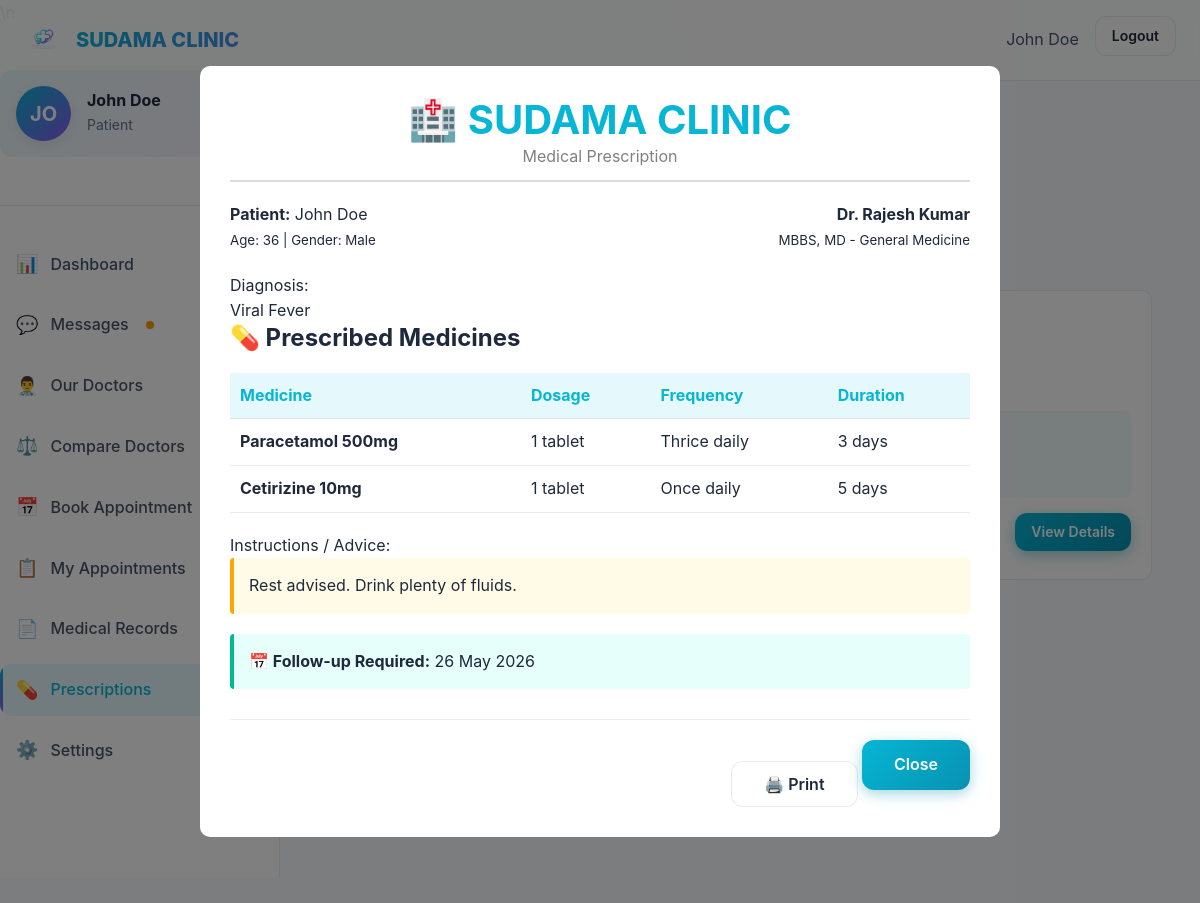
The app's page /view-prescription.php?id=1 (signed in) with its own data.
### tables this page shows
CREATE TABLE IF NOT EXISTS prescriptions (
    id INT AUTO_INCREMENT PRIMARY KEY,
    appointment_id INT,
    patient_id INT NOT NULL,
    doctor_id INT NOT NULL,
    diagnosis TEXT,
    medicines JSON,
    instructions TEXT,
    follow_up_date DATE,
    notes TEXT,
    created_at TIMESTAMP DEFAULT CURRENT_TIMESTAMP,
    updated_at TIMESTAMP DEFAULT CURRENT_TIMESTAMP ON UPDATE CURRENT_TIMESTAMP,
    FOREIGN KEY (appointment_id) REFERENCES appointments(id) ON DELETE SET NULL,
    FOREIGN KEY (patient_id) REFERENCES patients(id) ON DELETE CASCADE,
    FOREIGN KEY (doctor_id) REFERENCES doctors(id) ON DELETE CASCADE,
    INDEX idx_patient (patient_id),
    INDEX idx_doctor (doctor_id)
);

CREATE TABLE IF NOT EXISTS patients (
    id INT AUTO_INCREMENT PRIMARY KEY,
    user_id INT NOT NULL,
    first_name VARCHAR(100) NOT NULL,
    last_name VARCHAR(100) NOT NULL,
    phone VARCHAR(20) NOT NULL,
    date_of_birth DATE NOT NULL,
    gender ENUM('male', 'female', 'other', 'prefer-not-to-say') NOT NULL,
    address TEXT,
    city VARCHAR(100),
    state VARCHAR(100),
    pincode VARCHAR(10),
    blood_group VARCHAR(5),
    emergency_contact VARCHAR(20),
    medical_history TEXT,
    allergies TEXT,
    profile_image VARCHAR(255),
    created_at TIMESTAMP DEFAULT CURRENT_TIMESTAMP,
    updated_at TIMESTAMP DEFAULT CURRENT_TIMESTAMP ON UPDATE CURRENT_TIMESTAMP,
    FOREIGN KEY (user_id) REFERENCES users(id) ON DELETE CASCADE,
    INDEX idx_user_id (user_id),
    INDEX idx_phone (phone)
);

CREATE TABLE IF NOT EXISTS doctors (
    id INT AUTO_INCREMENT PRIMARY KEY,
    user_id INT NOT NULL,
    name VARCHAR(200) NOT NULL,
    phone VARCHAR(20) NOT NULL,
    specialization_id INT,
    qualification VARCHAR(255),
    experience_years INT DEFAULT 0,
    bio TEXT,
    consultation_charge DECIMAL(10,2) DEFAULT 0.00,
    new_case_charge DECIMAL(10,2) DEFAULT 0.00,
    old_case_charge DECIMAL(10,2) DEFAULT 0.00,
    profile_image VARCHAR(255),
    available_days VARCHAR(100) DEFAULT 'Mon,Tue,Wed,Thu,Fri,Sat',
    slot_duration INT DEFAULT 30,
    created_at TIMESTAMP DEFAULT CURRENT_TIMESTAMP,
    updated_at TIMESTAMP DEFAULT CURRENT_TIMESTAMP ON UPDATE CURRENT_TIMESTAMP,
    FOREIGN KEY (user_id) REFERENCES users(id) ON DELETE CASCADE,
    FOREIGN KEY (specialization_id) REFERENCES specializations(id) ON DELETE SET NULL,
    INDEX idx_user_id (user_id),
    INDEX idx_specialization (specialization_id)
);

CREATE TABLE IF NOT EXISTS specializations (
    id INT AUTO_INCREMENT PRIMARY KEY,
    name VARCHAR(100) NOT NULL UNIQUE,
    description TEXT,
    icon VARCHAR(50),
    status ENUM('active', 'inactive') DEFAULT 'active',
    created_at TIMESTAMP DEFAULT CURRENT_TIMESTAMP
);

### view-prescription.php (the view, shortened to what this page needs)
<?php
$db = get_db_connection();
$viewId = isset($_GET['id']) ? (int)$_GET['id'] : null;
$currentPrescription = null;
$patientId = null;
if ($_SESSION['role'] === 'patient') {
    $patientId = $_SESSION['patient_id'];
}
if ($viewId) {
    if ($_SESSION['role'] === 'patient') {
        $stmt = $db->prepare("SELECT p.*, d.name as doctor_name, d.qualification, s.name as specialization,
                              u.email as doctor_email
                              FROM prescriptions p
                              JOIN doctors d ON p.doctor_id = d.id
                              JOIN users u ON d.user_id = u.id
                              LEFT JOIN specializations s ON d.specialization_id = s.id
                              WHERE p.id = ? AND p.patient_id = ?");
        $stmt->execute([$viewId, $patientId]);
    }
    $currentPrescription = $stmt->fetch();
}
if ($currentPrescription) {
    $stmt = $db->prepare("SELECT * FROM patients WHERE id = ?");
    $stmt->execute([$currentPrescription['patient_id']]);
    $patientInfo = $stmt->fetch();
}
$filter = isset($_GET['filter']) ? $_GET['filter'] : 'all';
$sql = "SELECT p.*, d.name as doctor_name, s.name as specialization
        FROM prescriptions p
        JOIN doctors d ON p.doctor_id = d.id
        LEFT JOIN specializations s ON d.specialization_id = s.id
        WHERE p.patient_id = :pid";
$params = [':pid' => $patientId];
$sql .= " ORDER BY p.created_at DESC";
$stmt = $db->prepare($sql);
$stmt->execute($params);
$prescriptions = $stmt->fetchAll();
function getAge($dob) {
    $dob = new DateTime($dob);
    $now = new DateTime();
    return $now->diff($dob)->y;
}
?>
<!DOCTYPE html>
<html lang="en">
<head>
    <link rel="stylesheet" href="css/styles.css">
    <link rel="stylesheet" href="css/dashboard.css">
    <link rel="stylesheet" href="css/components.css">
\n</head>
<body>
    <nav class="navbar">
        <div class="container-fluid navbar-container">
            <a href="patient-dashboard.php" class="navbar-brand">
                <img src="images/logo.png" alt="SUDAMA CLINIC">
                <span class="text-gradient">SUDAMA CLINIC</span>
            </a>
           <ul class="navbar-nav">
                <li><span style="color: var(--color-text-secondary);"><?php echo htmlspecialchars($_SESSION['name']); ?></span></li>
                <li><a href="logout.php" class="btn btn-ghost btn-sm">Logout</a></li>
            </ul>
        </div>
    </nav>
    <div class="dashboard-layout">
        <?php include 'includes/patient_sidebar.php'; ?>
        <main class="dashboard-main">
            <div class="page-header">
                <h1>My <span class="text-gradient">Prescriptions</span></h1>
            </div>
            <div class="prescriptions-filter">
                <a href="?filter=all" class="btn btn-sm <?php echo $filter === 'all' ? 'btn-primary' : 'btn-ghost'; ?>">All Prescriptions</a>
                <a href="?filter=recent" class="btn btn-sm <?php echo $filter === 'recent' ? 'btn-primary' : 'btn-ghost'; ?>">Last 30 Days</a>
                <a href="?filter=followup" class="btn btn-sm <?php echo $filter === 'followup' ? 'btn-primary' : 'btn-ghost'; ?>">With Follow-up</a>
            </div>
            <div id="prescriptionsList">
                <?php if (empty($prescriptions)): ?>
                    <div class="empty-prescriptions">
                        <div style="font-size: 3rem; opacity: 0.5;">💊</div>
                        <h3>No prescriptions found</h3>
                        <p>Your prescriptions will appear here after your appointments.</p>
                    </div>
                <?php else: ?>
                    <?php foreach ($prescriptions as $rx): ?>
                        <?php
                            $meds = json_decode($rx['medicines'], true) ?? [];
                        ?>
                        <div class="prescription-card">
                            <div class="prescription-header">
                                <div>
                                    <h3 style="margin: 0; color: var(--primary-start);"><?php echo htmlspecialchars($rx['diagnosis'] ?? 'General Checkup'); ?></h3>
                                    <div style="color: grey; font-size: 0.9rem;">
                                        👨‍⚕️ <?php echo htmlspecialchars($rx['doctor_name']); ?> • <?php echo htmlspecialchars($rx['specialization']); ?> <br>
                                    </div>
                                </div>
                            </div>
                            <div class="prescription-summary">
                                <strong>💊 Medicines:</strong>
                                <div class="medicines-preview">
                                    <?php foreach (array_slice($meds, 0, 3) as $m): ?>
                                        <span class="medicine-tag"><?php echo htmlspecialchars($m['name']); ?></span>
                                    <?php endforeach; ?>
                                </div>
                            </div>
                            <div style="text-align: right;">
                                <a href="?id=<?php echo $rx['id']; ?>&filter=<?php echo $filter; ?>" class="btn btn-primary btn-sm">View Details</a>
                            </div>
                        </div>
                    <?php endforeach; ?>
                <?php endif; ?>
            </div>
        </main>
    </div>
    <?php if ($viewId && $currentPrescription): ?>
    <div class="prescription-modal-overlay active" id="detailModal">
        <div class="prescription-modal-content">
            <div class="screen-only" style="text-align: center; border-bottom: 2px solid #ddd; padding-bottom: 10px; margin-bottom: 20px;">
                <h2 style="margin:0; color: var(--primary-start);">🏥 SUDAMA CLINIC</h2>
                <p style="margin:0; color: grey;">Medical Prescription</p>
            </div>
            <div class="screen-only" style="display: flex; justify-content: space-between; margin-bottom: 20px;">
                <div>
                    <strong>Patient:</strong> <?php echo htmlspecialchars($patientInfo['first_name'] . ' ' . $patientInfo['last_name']); ?><br>
                    <small>Age: <?php echo getAge($patientInfo['date_of_birth']); ?> | Gender: <?php echo ucfirst($patientInfo['gender']); ?></small>
                </div>
                <div style="text-align: right;">
                    <strong><?php echo htmlspecialchars($currentPrescription['doctor_name']); ?></strong><br>
                    <small><?php echo htmlspecialchars($currentPrescription['qualification']) . ' - ' . htmlspecialchars($currentPrescription['specialization']); ?></small>
                </div>
            </div>
            <div class="print-section">
                <span class="print-section-title">Diagnosis:</span>
                <div class="print-box">
                    <?php echo htmlspecialchars($currentPrescription['diagnosis']); ?>
                </div>
            </div>
            <div class="print-section">
                <span class="screen-only"><h4>💊 Prescribed Medicines</h4></span>
                <table class="medicines-table">
                    <thead>
                        <tr>
                            <th>Medicine</th>
                            <th>Dosage</th>
                            <th>Frequency</th>
                            <th>Duration</th>
                        </tr>
                    </thead>
                    <tbody>
                        <?php
                            $meds = json_decode($currentPrescription['medicines'], true) ?? [];
                            foreach ($meds as $m):
                        ?>
                            <tr>
                                <td><strong><?php echo htmlspecialchars($m['name']); ?></strong></td>
                                <td><?php echo htmlspecialchars($m['dosage']); ?></td>
                                <td><?php echo htmlspecialchars($m['frequency']); ?></td>
                                <td><?php echo htmlspecialchars($m['duration']); ?></td>
                            </tr>
                        <?php endforeach; ?>
                    </tbody>
                </table>
            </div>
            <?php if ($currentPrescription['instructions']): ?>
                <div class="print-section">
                     <span class="print-section-title">Instructions / Advice:</span>
                    <div style="padding: 15px; background: #fffbe6; border-left: 4px solid orange; border-radius: 4px;" class="print-box">
                        <?php echo nl2br(htmlspecialchars($currentPrescription['instructions'])); ?>
                    </div>
                </div>
            <?php endif; ?>
            <?php if ($currentPrescription['follow_up_date']): ?>
                <div class="print-section" style="margin-top: 20px;">
                    <div style="padding: 15px; background: #e6fffa; border-left: 4px solid #00b894; border-radius: 4px;" class="print-box">
                        <strong>📅 Follow-up Required:</strong> <?php echo date('d M Y', strtotime($currentPrescription['follow_up_date'])); ?>
                    </div>
                </div>
            <?php endif; ?>
            <div class="modal-actions" style="margin-top: 30px; text-align: right; border-top: 1px solid #eee; padding-top: 20px;">
                <button class="btn btn-ghost" onclick="window.print()">🖨️ Print</button>
                <a href="view-prescription.php?filter=<?php echo $filter; ?>" class="btn btn-primary">Close</a>
            </div>
        </div>
    </div>
    <?php endif; ?>
</body>
</html>

### css/dashboard.css (style rules this page uses)
.dashboard-main { padding: var(--spacing-2xl); min-height: calc(100vh - 70px); animation: fadeIn 0.5s ease-out; }

### css/components.css (style rules this page uses)
.dashboard-layout { display: block; min-height: 100vh; padding-top: 70px; position: relative; }
.dashboard-main { margin-left: 280px; padding: var(--spacing-2xl); background: var(--color-bg-primary); min-height: calc(100vh - 70px); width: auto; box-sizing: border-box; transition: margin-left 0.3s ease, width 0.3s ease; }
.page-header { display: flex; justify-content: space-between; align-items: center; margin-bottom: var(--spacing-2xl); flex-wrap: wrap; gap: var(--spacing-md); }
.page-header h1 { font-size: var(--font-size-3xl); margin: 0; }

### view-prescription.php (style rules this page uses)
.prescriptions-filter { display: flex; gap: 10px; margin-bottom: 20px; }
.prescription-card { background: var(--color-bg-secondary); border: 1px solid var(--glass-border); border-radius: 10px; padding: 20px; margin-bottom: 20px; transition: all 0.2s; }
.prescription-header { display: flex; justify-content: space-between; align-items: flex-start; margin-bottom: 15px; }
.medicines-preview { display: flex; gap: 5px; flex-wrap: wrap; margin-top: 5px; }
.medicine-tag { background: var(--color-bg-primary); padding: 2px 8px; border-radius: 4px; font-size: 0.8rem; border: 1px solid var(--glass-border); }
.prescription-summary { background: rgba(6, 182, 212, 0.05); padding: 15px; border-radius: 8px; margin-bottom: 15px; }
.prescription-modal-overlay { display: none; position: fixed; top: 0; left: 0; width: 100%; height: 100%; background: rgba(0,0,0,0.5); z-index: 1000; justify-content: center; align-items: center; }
.prescription-modal-overlay.active { display: flex; }
.prescription-modal-content { background: white; padding: 30px; border-radius: 10px; width: 90%; max-width: 800px; max-height: 90vh; overflow-y: auto; position: relative; }
.medicines-table { width: 100%; border-collapse: collapse; margin: 20px 0; }
.medicines-table th { text-align: left; background: rgba(6, 182, 212, 0.1); padding: 10px; color: var(--primary-start); border-bottom: 2px solid var(--primary-start); }
.medicines-table th, .medicines-table td { padding: 10px; border-bottom: 1px solid var(--glass-border); }

### records on screen
prescriptions: doctor.name "Dr. Rajesh Kumar", doctor.qualification "MBBS, MD", specializations.name "General Medicine", diagnosis "Viral Fever", instructions "Rest advised. Drink plenty of fluids.", follow_up_date "26 May 2026"
patients: first_name+last_name "John Doe", date_of_birth "36", gender "Male"

### other values on screen
$_SESSION['name'] "John Doe"
substr($_SESSION['name'] ?? 'P', 0, 2) "JO"
$m['name'] "Paracetamol 500mg"
$m['dosage'] "1 tablet"
$m['frequency'] "Thrice daily"
$m['duration'] "3 days"
$m['name'] "Cetirizine 10mg"
$m['frequency'] "Once daily"
$m['duration'] "5 days"
